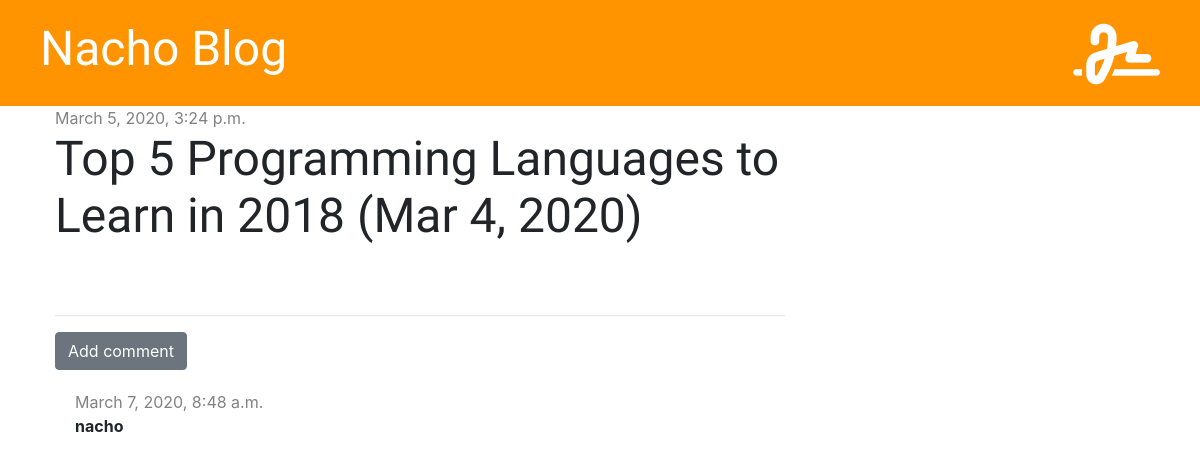
The app's page /post/2/ with its own data.
### blog/models.py (models this page shows, shortened)
class Post(models.Model):
    author = models.ForeignKey('auth.User', on_delete=models.CASCADE)
    title = models.CharField(max_length=200)
    text = models.TextField()
    created_date = models.DateTimeField(default=timezone.now)
    published_date = models.DateTimeField(blank=True, null=True)

class Comment(models.Model):
    post = models.ForeignKey('blog.Post', on_delete=models.CASCADE, related_name='comments')
    author = models.CharField(max_length=200)
    text = models.TextField()
    created_date = models.DateTimeField(default=timezone.now)
    approved = models.BooleanField(default=False)

### blog/views.py (the view)
# urls.py: path('post/<int:pk>/', views.post_detail, name='post_detail'),
def post_detail(request, pk):
    post = get_object_or_404(Post, pk=pk)
    stuff_for_frontend = {'post': post}
    return render(request, 'blog/post_detail.html', stuff_for_frontend)

### blog/templatetags/markdownify.py (called while the page is built)
@register.filter
def markdown(value):
    renderer = HighlightRenderer()
    markdown = mistune.Markdown(renderer=renderer)
    return markdown(value)

### blog/templates/blog/post_detail.html (shortened to what this page needs)
{% extends 'blog/base.html' %}
{% load markdownify %}
{% block content %}
    <div class="post">
        {% if post.published_date %}
            <div class="date">
                {{ post.published_date }}
            </div>
        {% else %}
            <a href="{% url 'post_publish' pk=post.pk %}" class="btn btn-primary">Publish</a>
        {% endif %}
        <h1>{{ post.title }}</h1>
    </div>
    <hr>
    <a href="{% url 'add_comment_to_post' pk=post.pk %}" class="btn btn-secondary">Add comment</a>
    {% for comment in post.comments.all %}
        {% if user.is_authenticated or comment.approved %}
            <div class="comment">
                <div class="date">
                    {{ comment.created_date }}
                </div>
                <strong>{{ comment.author }}</strong>
            </div>
        {% endif %}
    {% empty %}
        <p>No comments yet...</p>
    {% endfor %}
{% endblock %}

### blog/static/css/blog.css (style rules this page uses)
h1, h2, h3, h4 { font-family: 'Tangerine', 'Inconsolata', 'Droid Sans', serif; font-size: 48px; }
.date { color: #828282; }
.post { margin-bottom: 70px; }
.comment { margin: 20px 0px 20px 20px; }

### records on screen
Post: published_date "March 5, 2020, 3:24 p.m.", title "Top 5 Programming Languages to Learn in 2018 (Mar 4, 2020)"
Comment: created_date "March 7, 2020, 8:48 a.m.", author "nacho"
